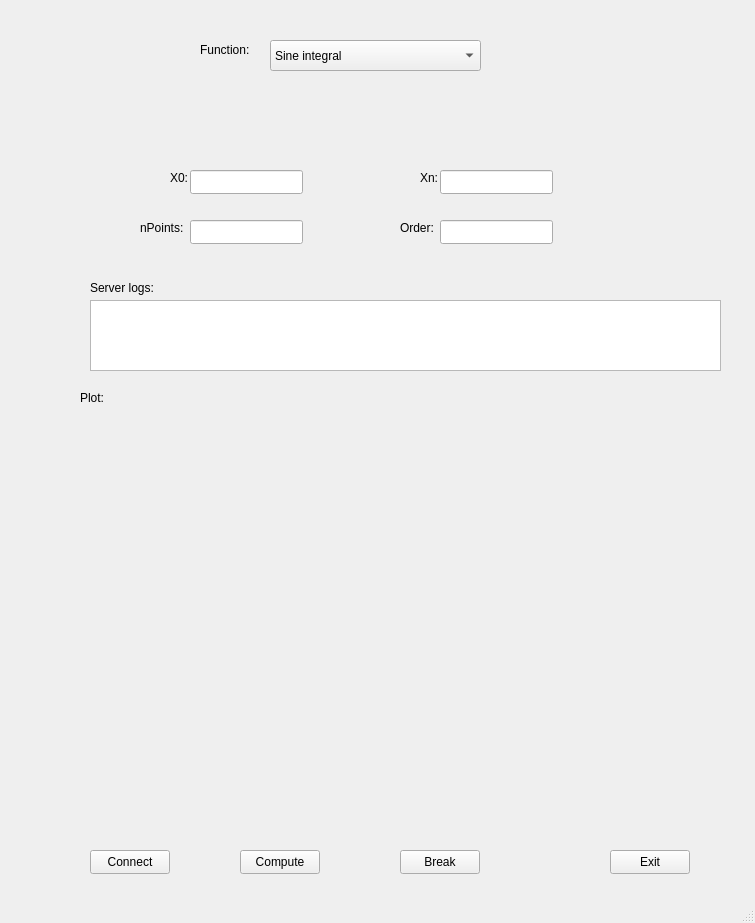
<?xml version="1.0" encoding="UTF-8"?>
<ui version="4.0">
 <class>MainWindow</class>
 <widget class="QMainWindow" name="MainWindow">
  <property name="geometry">
   <rect>
    <x>0</x>
    <y>0</y>
    <width>755</width>
    <height>923</height>
   </rect>
  </property>
  <property name="windowTitle">
   <string>MainWindow</string>
  </property>
  <widget class="QWidget" name="centralwidget">
   <widget class="QComboBox" name="comboBox">
    <property name="geometry">
     <rect>
      <x>270</x>
      <y>40</y>
      <width>211</width>
      <height>31</height>
     </rect>
    </property>
    <item>
     <property name="text">
      <string>Sine integral</string>
     </property>
    </item>
    <item>
     <property name="text">
      <string>Cosine integral</string>
     </property>
    </item>
    <item>
     <property name="text">
      <string>Bessel function</string>
     </property>
    </item>
    <item>
     <property name="text">
      <string>Fresnel integral S</string>
     </property>
    </item>
    <item>
     <property name="text">
      <string>Fresnel integral C</string>
     </property>
    </item>
   </widget>
   <widget class="QLineEdit" name="x0Text">
    <property name="geometry">
     <rect>
      <x>190</x>
      <y>170</y>
      <width>113</width>
      <height>24</height>
     </rect>
    </property>
   </widget>
   <widget class="QLineEdit" name="xnText">
    <property name="geometry">
     <rect>
      <x>440</x>
      <y>170</y>
      <width>113</width>
      <height>24</height>
     </rect>
    </property>
   </widget>
   <widget class="QLineEdit" name="nPointsText">
    <property name="geometry">
     <rect>
      <x>190</x>
      <y>220</y>
      <width>113</width>
      <height>24</height>
     </rect>
    </property>
   </widget>
   <widget class="QLineEdit" name="orderText">
    <property name="geometry">
     <rect>
      <x>440</x>
      <y>220</y>
      <width>113</width>
      <height>24</height>
     </rect>
    </property>
   </widget>
   <widget class="QLabel" name="label">
    <property name="geometry">
     <rect>
      <x>200</x>
      <y>40</y>
      <width>61</width>
      <height>20</height>
     </rect>
    </property>
    <property name="text">
     <string>Function:</string>
    </property>
   </widget>
   <widget class="QLabel" name="label_2">
    <property name="geometry">
     <rect>
      <x>170</x>
      <y>170</y>
      <width>49</width>
      <height>16</height>
     </rect>
    </property>
    <property name="text">
     <string>X0:</string>
    </property>
   </widget>
   <widget class="QLabel" name="label_3">
    <property name="geometry">
     <rect>
      <x>420</x>
      <y>170</y>
      <width>49</width>
      <height>16</height>
     </rect>
    </property>
    <property name="text">
     <string>Xn:</string>
    </property>
   </widget>
   <widget class="QLabel" name="label_4">
    <property name="geometry">
     <rect>
      <x>140</x>
      <y>220</y>
      <width>49</width>
      <height>16</height>
     </rect>
    </property>
    <property name="text">
     <string>nPoints:</string>
    </property>
   </widget>
   <widget class="QLabel" name="label_5">
    <property name="geometry">
     <rect>
      <x>400</x>
      <y>220</y>
      <width>49</width>
      <height>16</height>
     </rect>
    </property>
    <property name="text">
     <string>Order:</string>
    </property>
   </widget>
   <widget class="QTextBrowser" name="serverLogs">
    <property name="geometry">
     <rect>
      <x>90</x>
      <y>300</y>
      <width>631</width>
      <height>71</height>
     </rect>
    </property>
   </widget>
   <widget class="QLabel" name="label_6">
    <property name="geometry">
     <rect>
      <x>90</x>
      <y>280</y>
      <width>101</width>
      <height>16</height>
     </rect>
    </property>
    <property name="text">
     <string>Server logs:</string>
    </property>
   </widget>
   <widget class="QCustomPlot" name="diagram" native="true">
    <property name="geometry">
     <rect>
      <x>109</x>
      <y>389</y>
      <width>581</width>
      <height>411</height>
     </rect>
    </property>
   </widget>
   <widget class="QLabel" name="label_7">
    <property name="geometry">
     <rect>
      <x>80</x>
      <y>390</y>
      <width>49</width>
      <height>16</height>
     </rect>
    </property>
    <property name="text">
     <string>Plot:</string>
    </property>
   </widget>
   <widget class="QPushButton" name="connectBtn">
    <property name="geometry">
     <rect>
      <x>90</x>
      <y>850</y>
      <width>80</width>
      <height>24</height>
     </rect>
    </property>
    <property name="text">
     <string>Connect</string>
    </property>
   </widget>
   <widget class="QPushButton" name="computeBtn">
    <property name="geometry">
     <rect>
      <x>240</x>
      <y>850</y>
      <width>80</width>
      <height>24</height>
     </rect>
    </property>
    <property name="text">
     <string>Compute</string>
    </property>
   </widget>
   <widget class="QPushButton" name="breakBtn">
    <property name="geometry">
     <rect>
      <x>400</x>
      <y>850</y>
      <width>80</width>
      <height>24</height>
     </rect>
    </property>
    <property name="text">
     <string>Break</string>
    </property>
   </widget>
   <widget class="QPushButton" name="exitBtn">
    <property name="geometry">
     <rect>
      <x>610</x>
      <y>850</y>
      <width>80</width>
      <height>24</height>
     </rect>
    </property>
    <property name="text">
     <string>Exit</string>
    </property>
   </widget>
  </widget>
  <widget class="QMenuBar" name="menubar">
   <property name="geometry">
    <rect>
     <x>0</x>
     <y>0</y>
     <width>755</width>
     <height>21</height>
    </rect>
   </property>
  </widget>
  <widget class="QStatusBar" name="statusbar"/>
 </widget>
 <customwidgets>
  <customwidget>
   <class>QCustomPlot</class>
   <extends>QWidget</extends>
   <header location="global">qcustomplot.h</header>
   <container>1</container>
  </customwidget>
 </customwidgets>
 <resources/>
 <connections/>
</ui>
